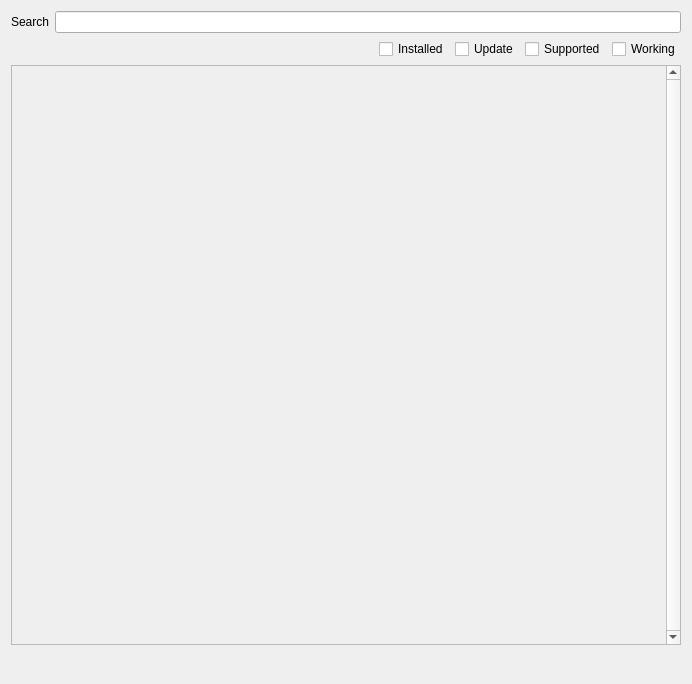
<?xml version="1.0" encoding="UTF-8"?>
<ui version="4.0">
 <class>listTabWidget</class>
 <widget class="QWidget" name="listTabWidget">
  <property name="geometry">
   <rect>
    <x>0</x>
    <y>0</y>
    <width>688</width>
    <height>684</height>
   </rect>
  </property>
  <property name="sizePolicy">
   <sizepolicy hsizetype="Fixed" vsizetype="Preferred">
    <horstretch>0</horstretch>
    <verstretch>0</verstretch>
   </sizepolicy>
  </property>
  <property name="minimumSize">
   <size>
    <width>0</width>
    <height>680</height>
   </size>
  </property>
  <property name="windowTitle">
   <string>Form</string>
  </property>
  <layout class="QVBoxLayout" name="verticalLayout">
   <item>
    <widget class="QWidget" name="widget" native="true">
     <layout class="QHBoxLayout" name="horizontalLayout">
      <property name="leftMargin">
       <number>0</number>
      </property>
      <property name="topMargin">
       <number>0</number>
      </property>
      <property name="rightMargin">
       <number>0</number>
      </property>
      <property name="bottomMargin">
       <number>0</number>
      </property>
      <item>
       <widget class="QLabel" name="searchLabel">
        <property name="text">
         <string>Search</string>
        </property>
       </widget>
      </item>
      <item>
       <widget class="QLineEdit" name="searchText"/>
      </item>
     </layout>
    </widget>
   </item>
   <item>
    <widget class="QWidget" name="widget_2" native="true">
     <layout class="QHBoxLayout" name="horizontalLayout_2">
      <property name="leftMargin">
       <number>0</number>
      </property>
      <property name="topMargin">
       <number>0</number>
      </property>
      <property name="rightMargin">
       <number>0</number>
      </property>
      <property name="bottomMargin">
       <number>0</number>
      </property>
      <item>
       <spacer name="horizontalSpacer">
        <property name="orientation">
         <enum>Qt::Horizontal</enum>
        </property>
        <property name="sizeHint" stdset="0">
         <size>
          <width>40</width>
          <height>20</height>
         </size>
        </property>
       </spacer>
      </item>
      <item>
       <widget class="QCheckBox" name="installedCheck">
        <property name="text">
         <string>Installed</string>
        </property>
       </widget>
      </item>
      <item>
       <widget class="QCheckBox" name="updateCheck">
        <property name="text">
         <string>Update</string>
        </property>
       </widget>
      </item>
      <item>
       <widget class="QCheckBox" name="supportedCheck">
        <property name="text">
         <string>Supported</string>
        </property>
       </widget>
      </item>
      <item>
       <widget class="QCheckBox" name="workingCheck">
        <property name="text">
         <string>Working</string>
        </property>
       </widget>
      </item>
     </layout>
    </widget>
   </item>
   <item>
    <widget class="QWidget" name="widget_3" native="true">
     <property name="sizePolicy">
      <sizepolicy hsizetype="Preferred" vsizetype="MinimumExpanding">
       <horstretch>0</horstretch>
       <verstretch>0</verstretch>
      </sizepolicy>
     </property>
     <layout class="QVBoxLayout" name="verticalLayout_2">
      <property name="leftMargin">
       <number>0</number>
      </property>
      <property name="topMargin">
       <number>0</number>
      </property>
      <property name="rightMargin">
       <number>0</number>
      </property>
      <property name="bottomMargin">
       <number>0</number>
      </property>
      <item>
       <widget class="QScrollArea" name="scrollArea">
        <property name="minimumSize">
         <size>
          <width>670</width>
          <height>0</height>
         </size>
        </property>
        <property name="verticalScrollBarPolicy">
         <enum>Qt::ScrollBarAlwaysOn</enum>
        </property>
        <property name="horizontalScrollBarPolicy">
         <enum>Qt::ScrollBarAlwaysOff</enum>
        </property>
        <property name="widgetResizable">
         <bool>true</bool>
        </property>
        <widget class="QWidget" name="scrollAreaWidgetContents">
         <property name="geometry">
          <rect>
           <x>0</x>
           <y>0</y>
           <width>651</width>
           <height>583</height>
          </rect>
         </property>
         <layout class="QVBoxLayout" name="verticalLayout_3">
          <property name="spacing">
           <number>0</number>
          </property>
          <property name="leftMargin">
           <number>0</number>
          </property>
          <property name="topMargin">
           <number>0</number>
          </property>
          <property name="rightMargin">
           <number>0</number>
          </property>
          <property name="bottomMargin">
           <number>0</number>
          </property>
          <item>
           <widget class="QWidget" name="pluginListItems" native="true">
            <property name="sizePolicy">
             <sizepolicy hsizetype="MinimumExpanding" vsizetype="Maximum">
              <horstretch>0</horstretch>
              <verstretch>0</verstretch>
             </sizepolicy>
            </property>
            <property name="minimumSize">
             <size>
              <width>0</width>
              <height>0</height>
             </size>
            </property>
            <layout class="QVBoxLayout" name="pluginListLayout">
             <property name="spacing">
              <number>0</number>
             </property>
             <property name="leftMargin">
              <number>0</number>
             </property>
             <property name="topMargin">
              <number>0</number>
             </property>
             <property name="rightMargin">
              <number>0</number>
             </property>
             <property name="bottomMargin">
              <number>0</number>
             </property>
            </layout>
           </widget>
          </item>
          <item>
           <spacer name="verticalSpacer">
            <property name="orientation">
             <enum>Qt::Vertical</enum>
            </property>
            <property name="sizeHint" stdset="0">
             <size>
              <width>20</width>
              <height>40</height>
             </size>
            </property>
           </spacer>
          </item>
         </layout>
        </widget>
       </widget>
      </item>
     </layout>
    </widget>
   </item>
   <item>
    <widget class="QWidget" name="widget_4" native="true">
     <layout class="QHBoxLayout" name="horizontalLayout_3">
      <property name="leftMargin">
       <number>0</number>
      </property>
      <property name="topMargin">
       <number>0</number>
      </property>
      <property name="rightMargin">
       <number>0</number>
      </property>
      <property name="bottomMargin">
       <number>0</number>
      </property>
      <item>
       <spacer name="horizontalSpacer_2">
        <property name="orientation">
         <enum>Qt::Horizontal</enum>
        </property>
        <property name="sizeHint" stdset="0">
         <size>
          <width>300</width>
          <height>20</height>
         </size>
        </property>
       </spacer>
      </item>
      <item>
       <widget class="QPushButton" name="refreshButton">
        <property name="text">
         <string/>
        </property>
        <property name="flat">
         <bool>true</bool>
        </property>
       </widget>
      </item>
      <item>
       <spacer name="horizontalSpacer_3">
        <property name="orientation">
         <enum>Qt::Horizontal</enum>
        </property>
        <property name="sizeHint" stdset="0">
         <size>
          <width>40</width>
          <height>20</height>
         </size>
        </property>
       </spacer>
      </item>
     </layout>
    </widget>
   </item>
  </layout>
 </widget>
 <resources/>
 <connections/>
</ui>
